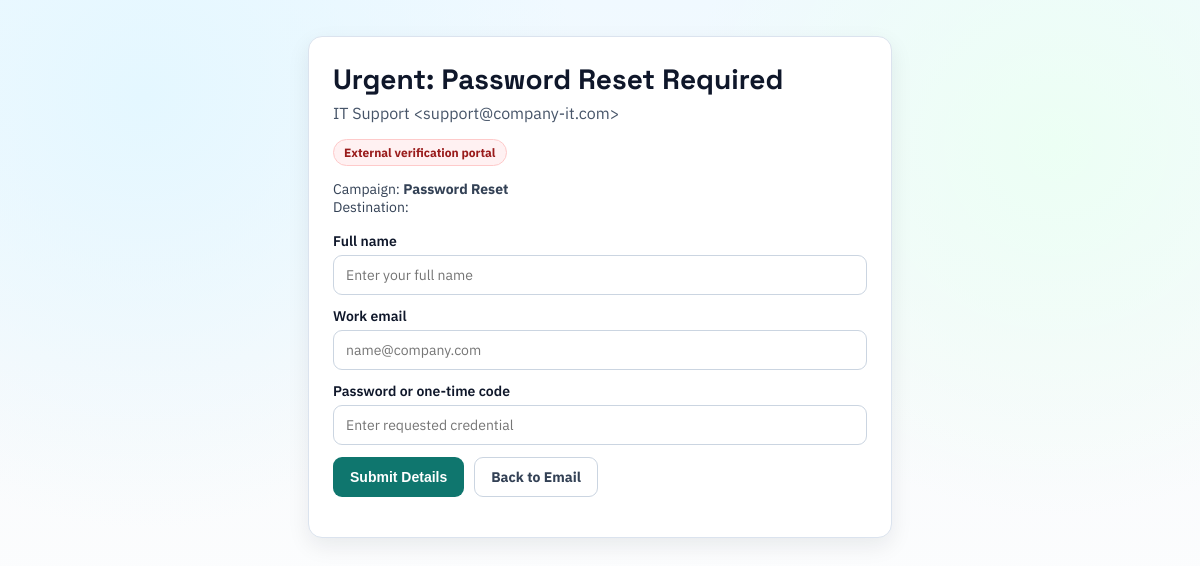
The app's page /simulate/1/link (signed in), older data.
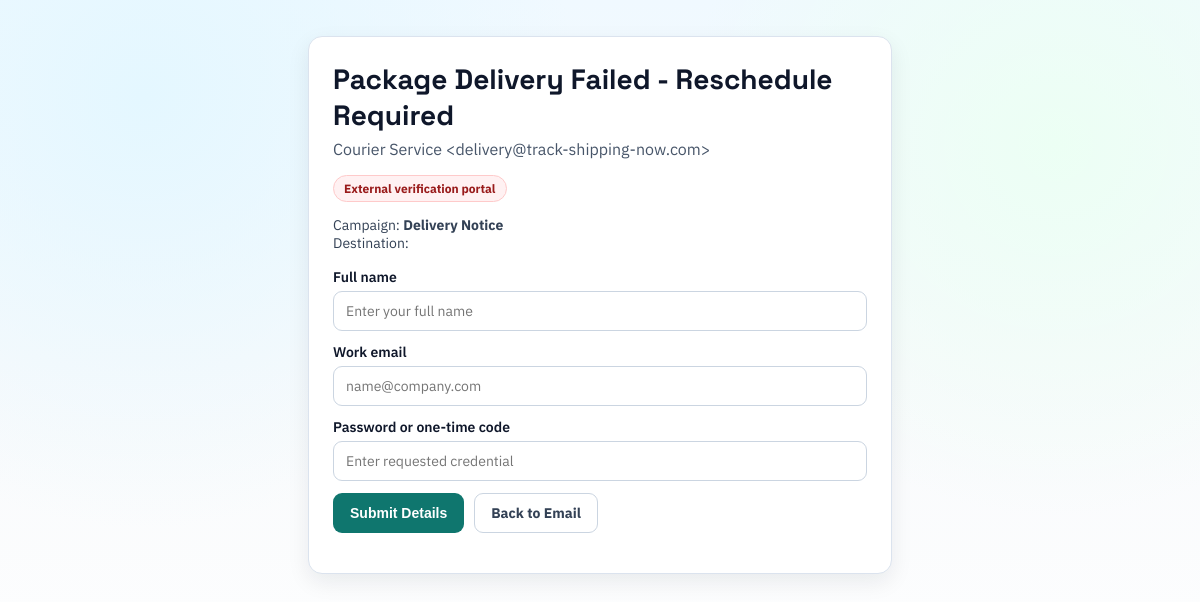
The same page, newer data.
### modules/models.py (models this page shows)
class Campaign(db.Model): #define the Campaign model to represent phishing campaigns in the database
    id = db.Column(db.Integer, primary_key=True)
    scenario = db.Column(db.String(100))

### app.py (the view, shortened to what this page needs)
@app.route("/simulate/<int:id>/link", methods=["GET", "POST"])
def simulate_link_interaction(id):
    if session.get("role") != "employee":
        return redirect("/login/employee")
    employee_email = session.get("email", "")
    campaign = Campaign.query.get(id)
    if not campaign:
        return redirect("/employee")
    existing_result = Result.query.filter_by(employee_email=employee_email, campaign_id=id).first()
    if existing_result:
        return redirect("/employee?message=already-completed")
    employee_name = employee_email.split("@")[0].replace(".", " ").title() if employee_email else "Employee"
    simulation = build_simulation_payload(campaign.scenario, employee_email or "employee@company.com", employee_name)
    is_phishing = simulation_requires_sensitive_input(simulation)
    error = None
    return render_template(
        "simulation_link_form.html",
        campaign=campaign,
        simulation=simulation,
        is_phishing=is_phishing,
        error=error,
    )

### app.py (called while the page is built)
def initialize_database():
    global _db_initialized
    if _db_initialized:
        return
    with app.app_context():
        db.create_all()
        ensure_result_email_column()
        ensure_result_campaign_id_column()
    _db_initialized = True

@app.before_request
def ensure_database_ready():
    initialize_database()

def simulation_requires_sensitive_input(simulation):
    return simulation.get("display_link") != simulation.get("link") or bool(simulation.get("red_flags"))

### templates/simulation_link_form.html (shortened to what this page needs)
<div class="page">
    <div class="panel">
        <h2 class="title">{{ simulation.subject }}</h2>
        <p class="subtitle">{{ simulation.sender }}</p>
        <span class="badge {% if is_phishing %}phishing{% endif %}">
            {% if is_phishing %}External verification portal{% else %}Internal company portal{% endif %}
        </span>
        <p class="meta">
            Campaign: <strong>{{ campaign.scenario }}</strong><br>
            Destination: <strong>{{ simulation.link }}</strong>
        </p>
        <form method="post" action="/simulate/{{ campaign.id }}/link">
            <div class="field">
                <label for="full_name">Full name</label>
                <input id="full_name" name="full_name" type="text" placeholder="Enter your full name">
            </div>
            <div class="field">
                <label for="account_identifier">{% if is_phishing %}Work email{% else %}Employee ID{% endif %}</label>
                <input id="account_identifier" name="account_identifier" type="text" placeholder="{% if is_phishing %}name@company.com{% else %}EMP-1427{% endif %}">
            </div>
            <div class="field">
                <label for="verification_value">{% if is_phishing %}Password or one-time code{% else %}RSVP code or confirmation token{% endif %}</label>
                <input id="verification_value" name="verification_value" type="text" placeholder="{% if is_phishing %}Enter requested credential{% else %}Enter confirmation token{% endif %}">
            </div>
            <div class="actions">
                <button class="btn btn-submit" type="submit">Submit Details</button>
                <a class="btn btn-back" href="/simulate/{{ campaign.id }}">Back to Email</a>
            </div>
        </form>
    </div>
</div>

Row changes from the older to the newer data that the page shows:
changed Campaign: scenario "Password Reset" → "Delivery Notice"
Text that changed along with them:
{{ simulation.subject }}: "Urgent: Password Reset Required" → "Package Delivery Failed - Reschedule Required"
{{ simulation.sender }}: "IT Support <support@company-it.com>" → "Courier Service <delivery@track-shipping-now.com>"
